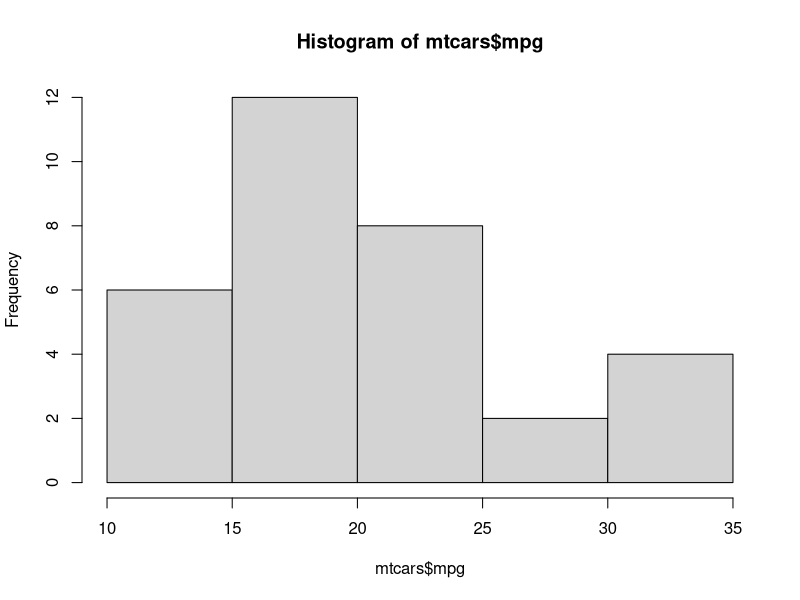
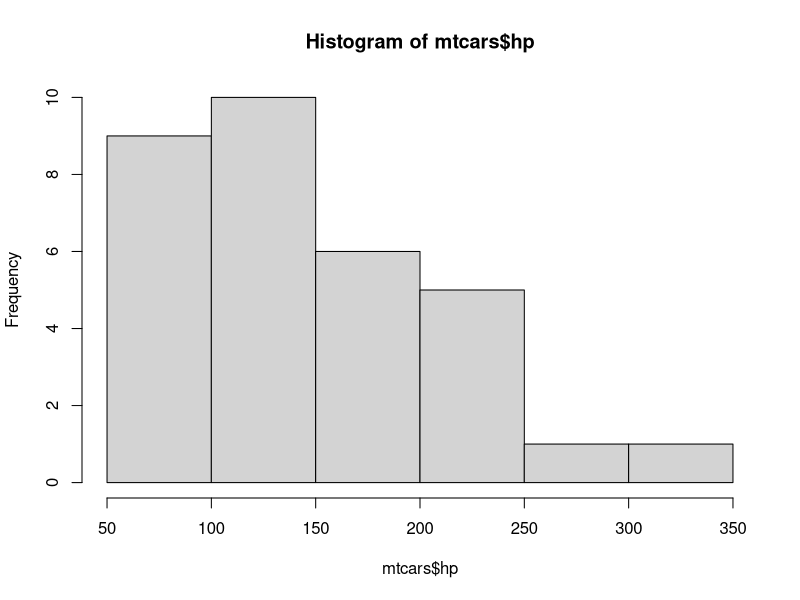
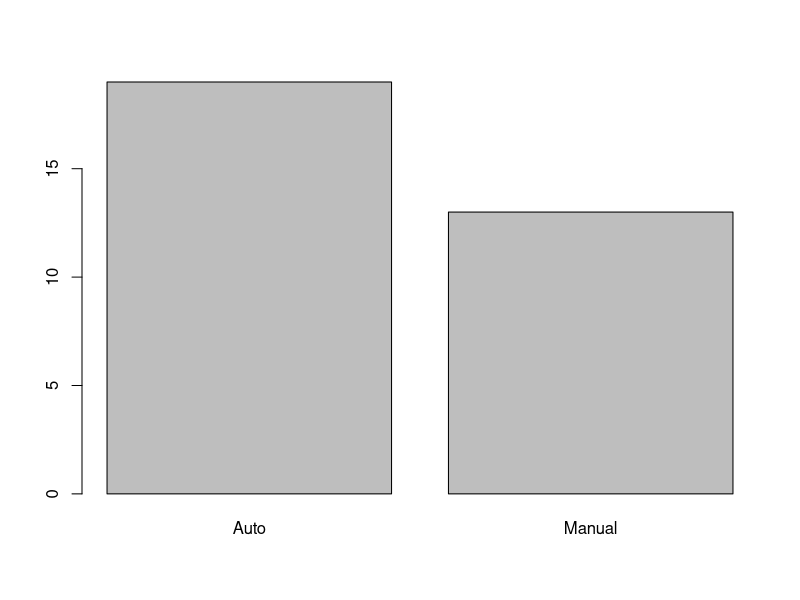
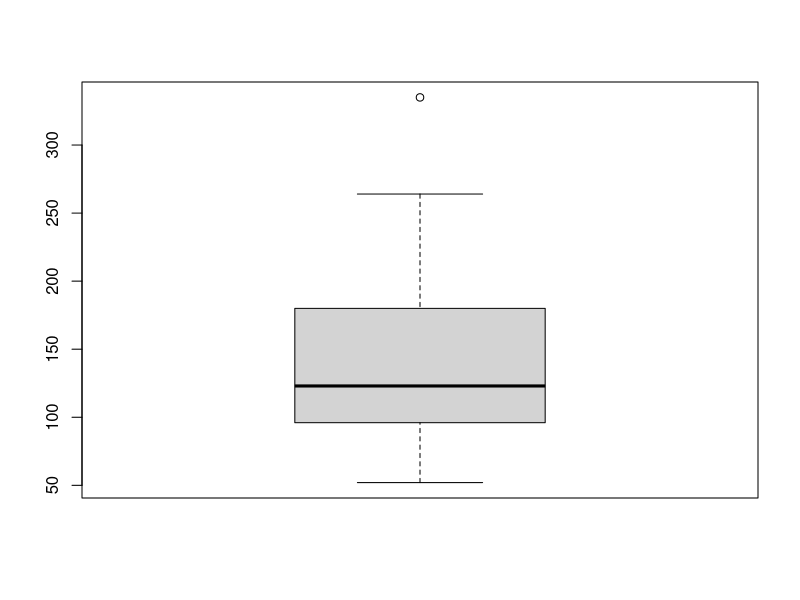
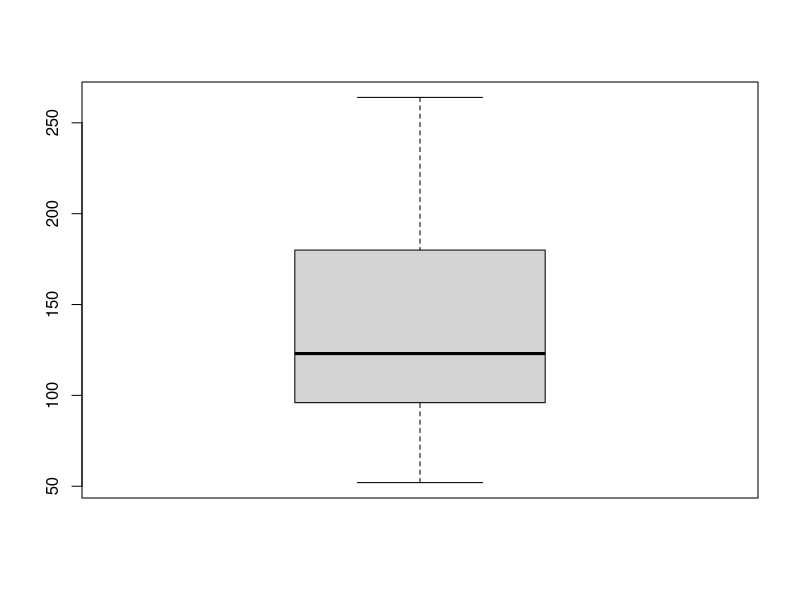

R code for these plots, in order: (Note: this script raises an error after producing the figures.)
library(tidyverse)

## basic plots (base R)
hist(mtcars$mpg)

# Analyzing horse power
hist(mtcars$hp)
mean(mtcars$hp)
median(mtcars$hp)

str(mtcars)

# convert numeric data to factor data (data: am, am=0: Auto, am=1: Manual)
mtcars$am %>% factor(levels = c(0,1), 
                     labels = c("Auto", "Manual")) -> mtcars$am

# frequency table + bar plot : for one qualitative variable (เหมาะกับการใช้กับข้อมูลเชิงคุณภาพ ซึ่งมี 1 ตัวแปร)
am_f <- table(mtcars$am)
barplot(am_f)

## boxplot
boxplot(mtcars$hp)
# core five numbers of boxplot
# 1. minimum 2. 1st quuantilantile 3. median 4. 3rd qe 5. maximum (called outliers if there are extreme value)
fivenum(mtcars$hp)

min(mtcars$hp)
Q1 <- quantile(mtcars$hp, probs = 0.25)
median(mtcars$hp)
Q3 <- quantile(mtcars$hp, probs = 0.75)
max(mtcars$hp)

## whisker calculation (hands of the box)
IQR_hp <- Q3-Q1
top_hand <- Q3 + 1.5*IQR_hp
bottom_hand <- Q1- 1.5*IQR_hp # if result as negative value, minimum value is used instead.

# boxplot describes 4 details -> 1. five numbers 2. observation numbers 3.???  4. outliers
boxplot.stats(mtcars$hp, coef=1.5)

# filter out outliers
mtcars %>% filter(hp < 335) -> mtcars_noout

boxplot.stats(mtcars_noout$hp, coef=1.5)
boxplot(mtcars_noout$hp) # then, we get the data with no outliers !

## boxplot can be used with 2 variables 
 # one is qualitative (คุณภาพ) variable, the other is quantitative variable
# example mtcars -> am: qualitative = "auto", "manual" / mpg: quantitative (miles per gallon)
data(mtcars)
mtcars$am <- factor(mtcars$am, 
                    levels = c(0,1),
                    label = c("Auto", "Manual"))
boxplot(mpg~am, data = mtcars,
        col = c("lightblue", "pink")) # quantitative (y-axis) ~ qualitative (x-axis)

## scatter plot
  # use for 2 quantitative variables
plot(mtcars$hp, mtcars$mpg, pch=16, col="blue",
     main = "Relationship between HP and MPG",
     xlab = "Horse Power",
     ylab = "Miles per Gallon") # pch = marker symbol
cor(mtcars$hp, mtcars$mpg) # correlation < 0 (because of relation between x and y : x increase, y decrease -> corr (-) )
# fitting linear model 
lm(mpg~hp, data=mtcars) # slope_graph < 0

